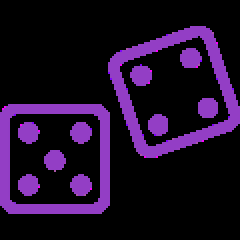
#> input picture image_process_python/images/dices.png, 120 x 120 px, found by its file name (shown 2 times larger)
$ python find_contour_no_binary.py
#> lines starting #> are read from the running program, lines starting #| are printed output that depends on the picture; after the words box and inside, x2 and y2 are one past the last pixel; in counts of white or black regions, pixels touching at a corner belong together
### image_process_python/utils.py
import matplotlib.pyplot as plt


# Define a function using matplotlib to display the images
# [5 lines left out: function show_image, not called in this run]


def show_image_contour(image, contours):
    plt.figure()
    for n, contour in enumerate(contours):
        plt.plot(contour[:, 1], contour[:, 0], linewidth=3)
    plt.imshow(image, interpolation="nearest", cmap="gray_r")
    plt.title("Contours")
    plt.axis("off")
    plt.show()


# [55 lines left out: functions show_image_with_corners, show_detected_face, getFaceRectangle, mergeBlurryFace, not called in this run]

### image_process_python/restore_segment_noice_contour/find_contour_no_binary.py
""" Find contours of an image that is not binary """

import skimage
from utils import show_image_contour

# Prepare data
image_dice = skimage.io.imread(
    "/users/s0046425/git_projects/2025/data-camp-courses/image_process_python/images/dices.png"
)
#> image_dice is the input picture: shape (120, 120, 3); mean R, G, B 30, 12.5, 40.2
from skimage import color, filters, measure
import numpy as np

# Make the image grayscale
image_dice = color.rgb2gray(image_dice)
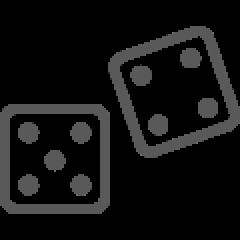
#> image_dice: shape (120, 120) float64 (shown 2 times larger); min 0, max 0.428, mean 0.0715

# Obtain the optimal thresh value
thresh = filters.threshold_otsu(image_dice)
#> thresh = 0.000836

# Apply thresholding
binary = image_dice > thresh
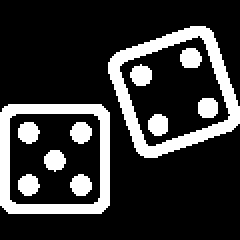
#> binary: shape (120, 120) bool (shown 2 times larger); 20.4% white; 11 white regions, largest, box (x1, y1, x2, y2) and area: (54, 13, 120, 79) 1135, (0, 52, 55, 107) 980, (9, 61, 20, 72) 93

# Find contours at a constant value of 0.8
contours = measure.find_contours(binary, 0.8)
#> contours = 13 point arrays, longest 255 points

# Show the image
show_image_contour(image_dice, contours)
#> the loop in show_image_contour, `for n, contour in enumerate(contours):` made 13 passes
#> in show_image_contour, `plt.show()`:
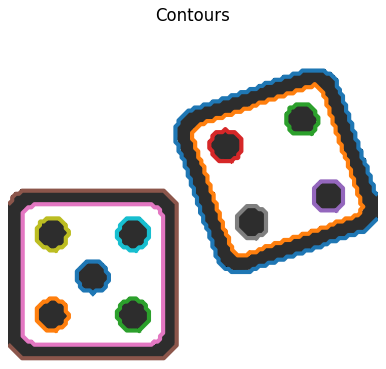
#> figure drawn by matplotlib, 1 panel

# Create list with the shape of each contour
shape_contours = [cnt.shape[0] for cnt in contours]
#> shape_contours = [255, 221, 43, 45, 41, 173, 181, 43, 45, 45, 45, 45, 45]

# Set 50 as the maximum size of the dots shape
max_dots_shape = 50

# Count dots in contours excluding bigger than dots size
dots_contours = [cnt for cnt in contours if np.shape(cnt)[0] < max_dots_shape]
#> dots_contours = 9 point arrays, longest 45 points

# Shows all contours found
show_image_contour(binary, contours)
#> the loop in show_image_contour (call 2), `for n, contour in enumerate(contours):` made 13 passes
#> in show_image_contour (call 2), `plt.show()`:
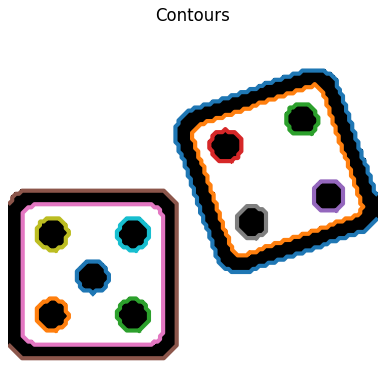
#> figure drawn by matplotlib, 1 panel

# Print the dice's number
print("Dice's dots number: {}. ".format(len(dots_contours)))
#| Dice's dots number: 9.
